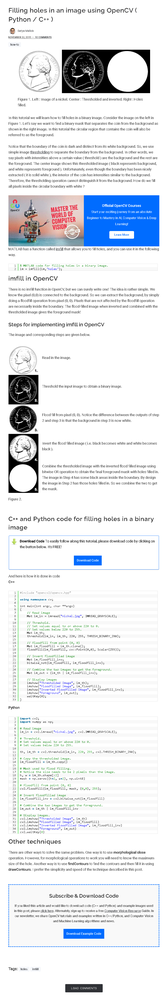
#> input picture OpenCV技巧_二值圖孔洞填充方法與實現(附源碼)/screencapture-learnopencv-filling-holes-in-an-image-using-opencv-python-c-2021-08-23-16_19_51.png, 165 x 1000 px, shrunk from 842 x 5090 before the run
$ python spectrum.py '../../../../../../OpenCV技巧_二值圖孔洞填充方法與實現(附源碼)/screencapture-learnopencv-filling-holes-in-an-image-using-opencv-python-c-2021-08-23-16_19_51.png'   (Python 2 division)   (older library calls are emulated)
#> lines starting #> are read from the running program, lines starting #| are printed output that depends on the picture
# -*- coding: utf-8 -*-
import sys
import numpy as np
import cv2
import math
#快速傅里叶变换
def fft2Image(src):
    #得到行、列
    r,c = src.shape[:2]
#> r = 1000; c = 165
    #得到快速傅里叶变换最优扩充
    rPadded = cv2.getOptimalDFTSize(r)
#> rPadded = 1000
    cPadded = cv2.getOptimalDFTSize(c)
#> cPadded = 180
    #边缘扩充，下边缘和右边缘扩充值为零
    fft2 = np.zeros((rPadded,cPadded,2),np.float32)
    fft2[:r,:c,0]=src
    #快速傅里叶变换
    cv2.dft(fft2,fft2,cv2.DFT_COMPLEX_OUTPUT)
    return fft2
 #傅里叶幅度谱
def amplitudeSpectrum(fft2):
    #求幅度
    real2 = np.power(fft2[:,:,0],2.0)
    Imag2 = np.power(fft2[:,:,1],2.0)
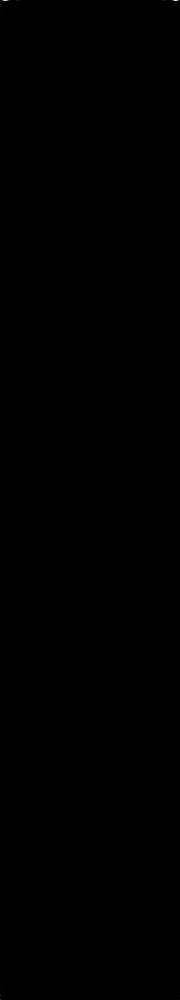
#> Imag2: shape (1000, 180) float32; min 0, max 7.99e+12, mean 620114944; drawn with min black and max white
    amplitude = np.sqrt(real2+Imag2)
    return amplitude
#幅度谱的灰度级显示
def graySpectrum(amplitude):
    #对比度拉伸
    #cv2.log(amplitude+1.0,amplitude)
    amplitude = np.log(amplitude+1.0)
    #归一化,傅里叶谱的灰度级显示
    spectrum = np.zeros(amplitude.shape,np.float32)
    cv2.normalize(amplitude,spectrum,0,1,cv2.NORM_MINMAX)
    return spectrum
#相位谱
def phaseSpectrum(fft2):
    #得到行数、列数
    rows,cols = fft2.shape[:2]
    #计算相位角
    phase = np.arctan2(fft2[:,:,1],fft2[:,:,0])
    #相位角转换为 [ -180 , 180]
    spectrum = phase/math.pi*180
    return spectrum
#主函数
if __name__ =="__main__":
    if len(sys.argv) > 1:
    #第一步：读入图像
        image = cv2.imread(sys.argv[1],cv2.CV_LOAD_IMAGE_GRAYSCALE)
    else:
        print "Usge:python spectrum.py imageFile"
    #显示原图
    cv2.imshow("image",image)
    #cv2.imwrite("img1.jpg",image)
    #快速傅里叶变换
    fft2 = fft2Image(image)
    #求幅度谱
    amplitude = amplitudeSpectrum(fft2)
    amc = np.copy(amplitude)
    amc[amc>255]=255
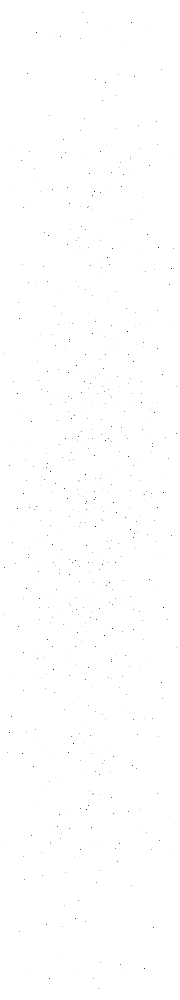
#> amc: shape (1000, 180) float32; min 24.5, max 255, mean 254.7
    amc = amc.astype(np.uint8)
   # cv2.imshow("originam",amc)
    #cv2.imwrite("orAmp.jpg",amc)
    #幅度谱的灰度级显示
    ampSpectrum = graySpectrum(amplitude)
    ampSpectrum *=255
    ampSpectrum = ampSpectrum.astype(np.uint8)
    cv2.imshow("amplitudeSpectrum",ampSpectrum)
    #cv2.imwrite("ampSpectrum.jpg",ampSpectrum)
    #相位谱的灰度级显示
    phaseSpe = phaseSpectrum(fft2)
    cv2.imshow("phaseSpectrum",phaseSpe)
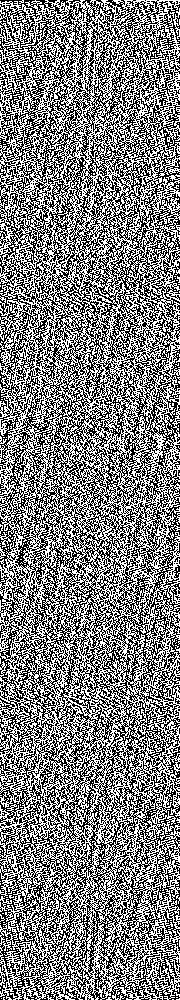
#> window 'phaseSpectrum': shape (1000, 180); min 0, max 255, mean 127.1
   # cv2.imwrite("phaseSpe.jpg",phaseSpe)
    '''
    傅里叶幅度谱的中心化
    '''
    #第一步：图像乘以(-1)^(r+c)
    rows,cols = image.shape
#> rows = 1000; cols = 165
    fimg = np.copy(image)
    fimg = fimg.astype(np.float32)
    for r in xrange(rows):
        for c in xrange(cols):
            if (r+c)%2:
                fimg[r][c] =-1*image[r][c]
            else:
                fimg[r][c] = image[r][c]
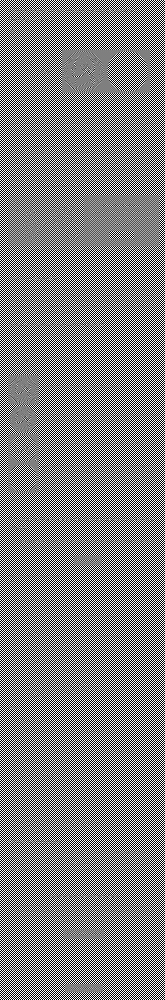
#> fimg: shape (1000, 165) float32; min -255, max 255, mean 0; drawn with min black and max white
    #第二步：快速傅里叶变换
    imgfft2 = fft2Image(fimg)
    #第三步：傅里叶的幅度谱
    amSpe = amplitudeSpectrum(imgfft2)
    #幅度谱的灰度级显示
    graySpe = graySpectrum(amSpe)
#> in graySpectrum (call 2), `amplitude = np.log(amplitude+1.0)`:
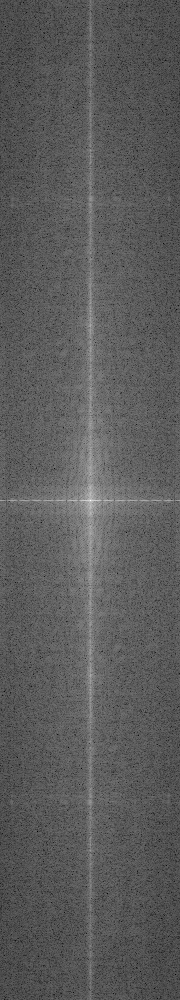
#> amplitude: shape (1000, 180) float32; min 3.24, max 17.46, mean 8.34; drawn with min black and max white
    cv2.imshow("amSpe",graySpe)
    graySpe *=255
    graySpe = graySpe.astype(np.uint8)
    cv2.imwrite("centerAmp.jpg",graySpe)
    #第四步：相位谱的灰度级显示
    phSpe = phaseSpectrum(imgfft2)
#> in phaseSpectrum (call 2), `phase = np.arctan2(fft2[:,:,1],fft2[:,:,0])`:
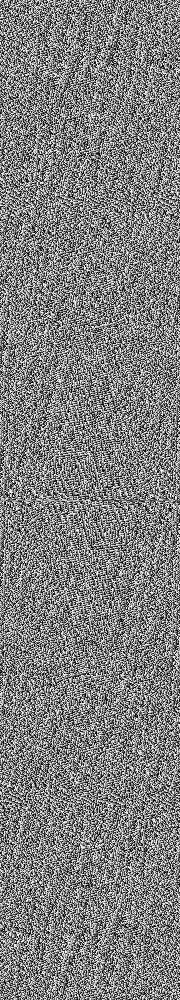
#> phase: shape (1000, 180) float32; min -3.14, max 3.14, mean 3.49e-05; drawn with min black and max white
    cv2.imshow("phSpe",phSpe)
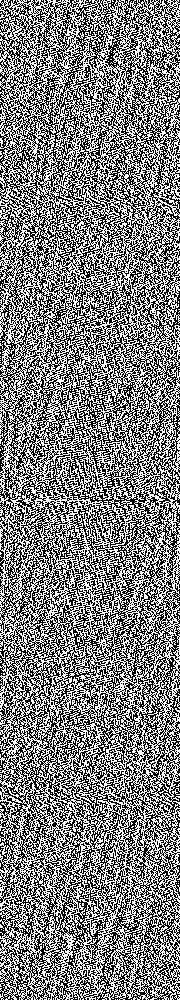
#> window 'phSpe': shape (1000, 180); min 0, max 255, mean 127.1
    #cv2.imwrite("centerphSpe.jpg",phSpe)
    cv2.waitKey(0)
    cv2.destroyAllWindows()
